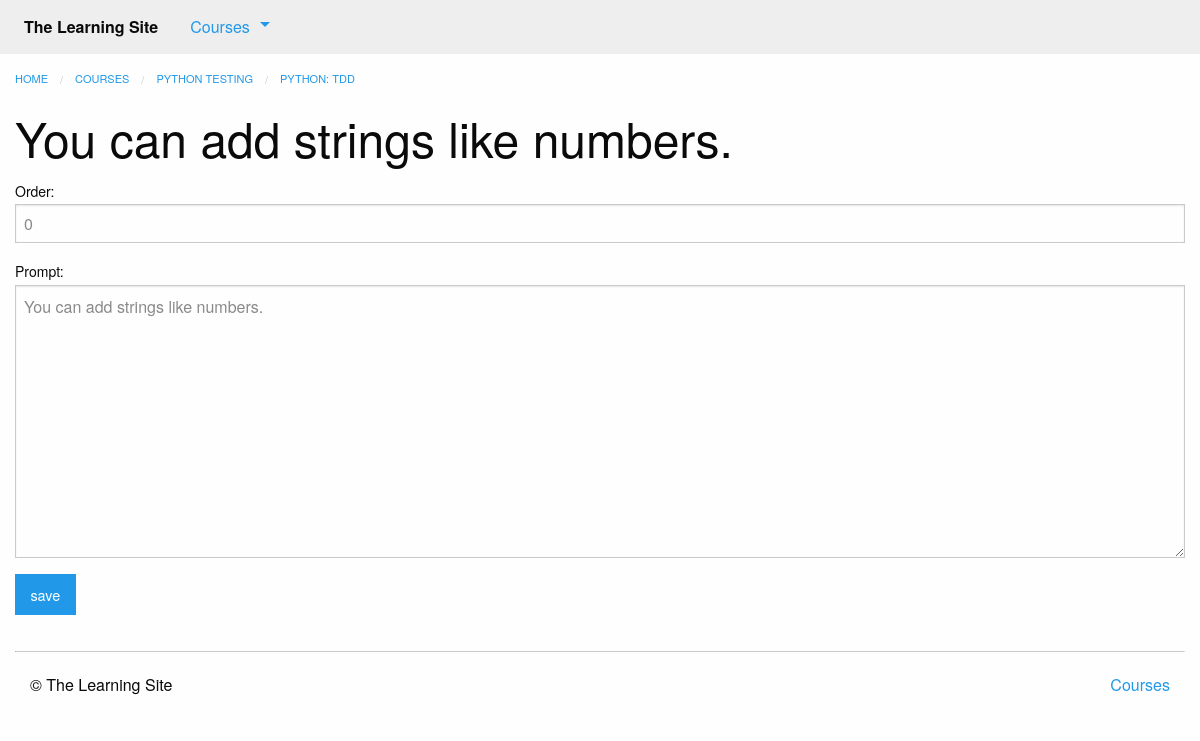
The app's page /courses/8/edit_question/3/ (signed in), older data.
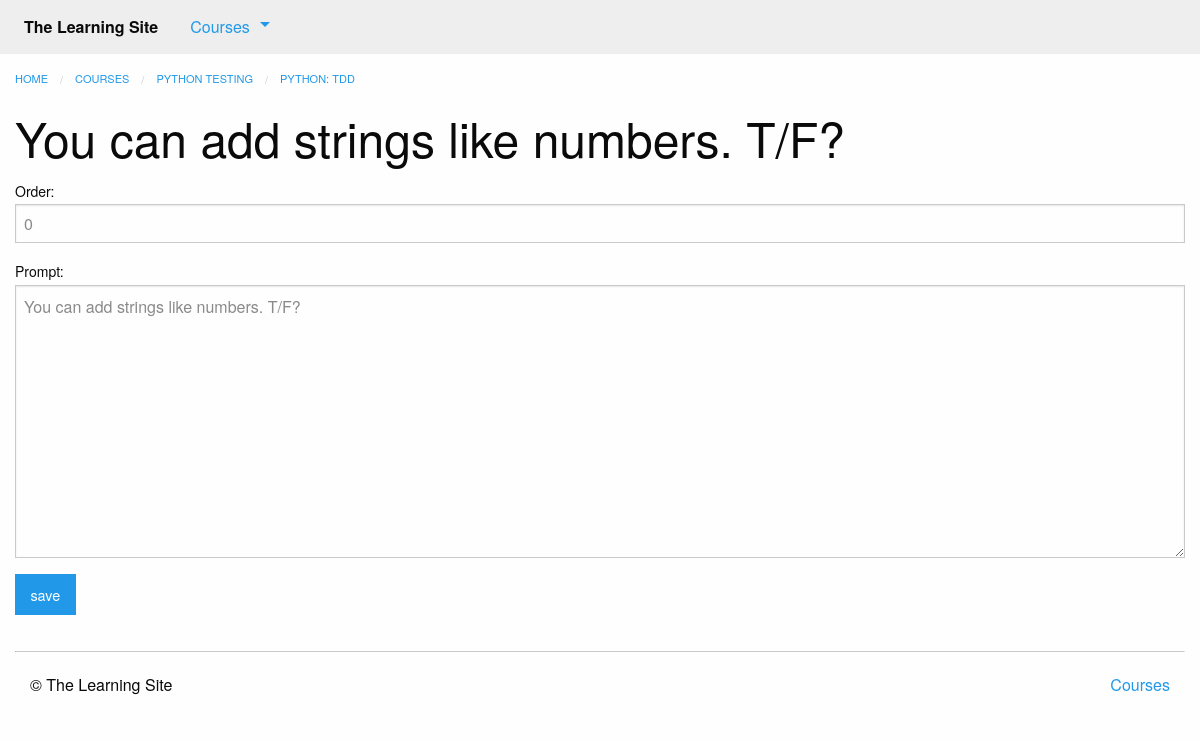
The same page, newer data.
### courses/models.py (models this page shows, shortened)
class Question(models.Model):
    quiz = models.ForeignKey(Quiz, on_delete=models.CASCADE)
    order = models.IntegerField(default=0)
    prompt = models.TextField()
    class Meta:
        ordering = ['order', ]

### courses/views.py (the view)
# urls.py: path('<int:quiz_pk>/edit_question/<int:question_pk>/', views.edit_question, name='edit_question'),
@login_required
def edit_question(request, quiz_pk, question_pk):
    question = get_object_or_404(models.Question, pk=question_pk, quiz_id=quiz_pk)
    if hasattr(question, 'truefalsequestion'):
        form_class = forms.TrueFalseQuestionForm
        question = question.truefalsequestion
    else:
        form_class = forms.MultipleChoiceQuestionForm
        question = question.multiplechoicequestion
    form = form_class(instance=question)
    if request.method == 'POST':
        form = form_class(instance=question, data=request.POST)
        form.save()
        messages.success(request, "Updated {}".format(question.prompt))
        return HttpResponseRedirect(question.quiz.get_absolute_url())
    return render(request, 'courses/question_form.html', {'form': form, 'quiz': question.quiz})

### courses/forms.py
class TrueFalseQuestionForm(ModelForm):
    class Meta:
        model = models.TrueFalseQuestion
        fields = [
            'order',
            'prompt'
        ]

### courses/templatetags/course_extras.py (called while the page is built)
@register.inclusion_tag('courses/course_nav.html')
def nav_courses_list():
    courses = Course.objects.all()[:5]
    return {'courses': courses}

### courses/templates/courses/question_form.html (shortened to what this page needs)
{% extends 'courses/layout.html' %}
{% load course_extras %}
{% block breadcrumbs %}
    <li><a href="{% url 'courses:detail' pk=quiz.course.pk %}">{{ quiz.course.title }}</a></li>
    <li><a href="{% url 'courses:quiz' course_pk=quiz.course.pk step_pk=quiz.pk %}">{{ quiz.title }}</a></li>
{% endblock %}
{% block content %}
<div class="row columns">
    {{ block.super }}
    <h1> {{ form.instance.prompt |default:"Make a new question" }} </h1>
    <form method="POST" action="">
        {{ form.as_p }}
        <input type="submit" class="button" value="save">
    </form>
</div>
{% endblock %}

Row changes from the older to the newer data that the page shows:
changed Question: instance.prompt "You can add strings like numbers." → "You can add strings like numbers. T/F?"; prompt "You can add strings like numbers." → "You can add strings like numbers. T/F?"
